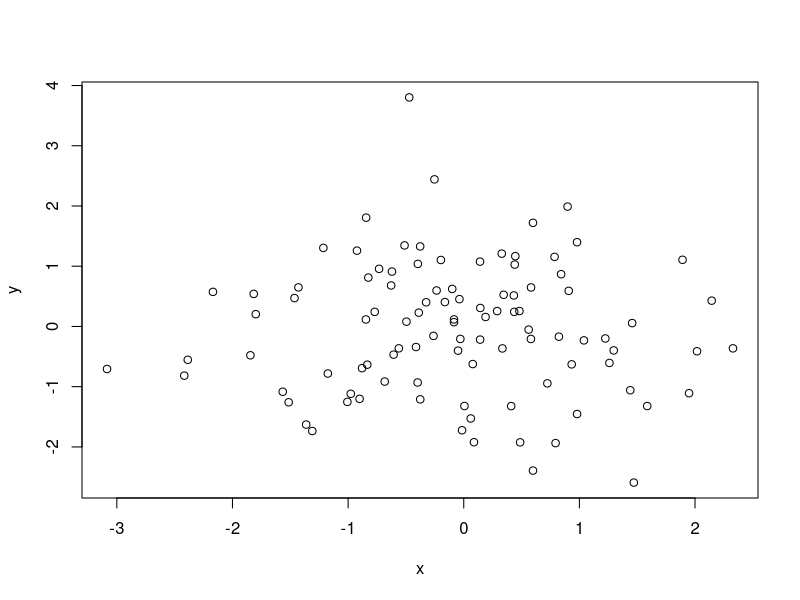
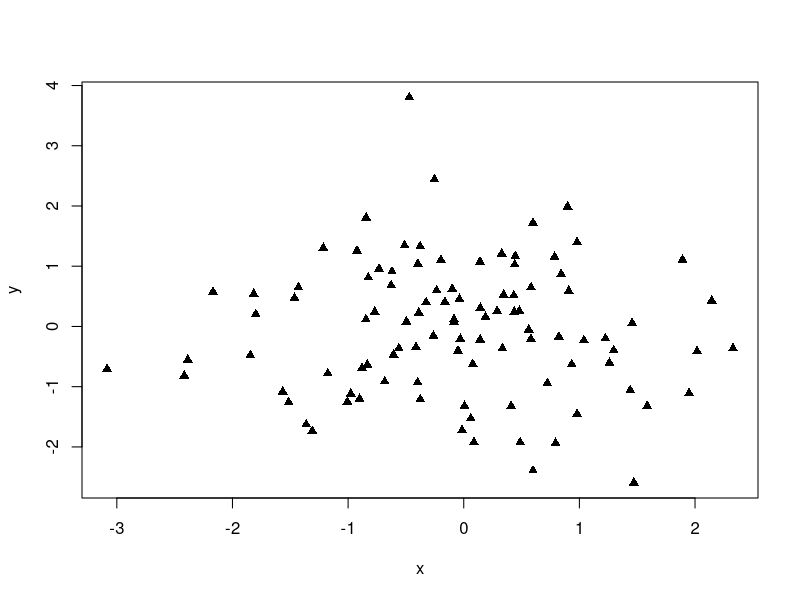

Write the R code that produced these figures, in order.
## 2021/07/09 Phil's R script

x <- rnorm(100)
mean(x) 
y <- rnorm(100)

plot(x, y) ## Symbols look too basic, Phil.  Don't you have any sense of style?
# plot(x, y, pch = 19) ## Still not happy with black circles.  我不高兴。
plot(x, y, pch = 17) ## Heck yeah, Jing!
